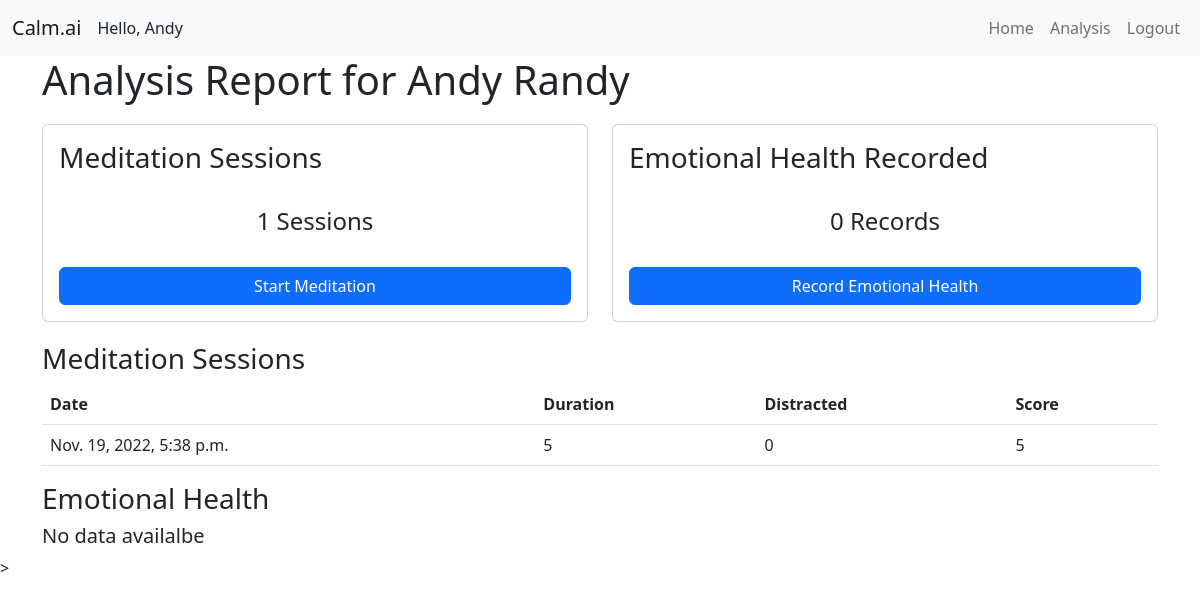
/analysis/ (signed in), run on the app's committed database.
### accounts/models.py (models this page shows)
class Profile(models.Model):
    user = models.OneToOneField(User, null= True, on_delete=models.CASCADE)
    name = models.CharField(max_length=200, null= True)
    date_created = models.DateTimeField(auto_now_add=True, null= True)
    def __str__(self):
        return self.name

class Meditation(models.Model):
    profile = models.ForeignKey(Profile, null= True,on_delete=models.SET_NULL)
    date_created = models.DateTimeField(auto_now_add=True, null= True)
    duration = models.PositiveIntegerField(null= True)
    no_distracted = models.PositiveSmallIntegerField(null= True)
    score = models.PositiveIntegerField(null= True)

### accounts/decorator.py (the view)
		def wrapper_func(request, *args, **kwargs):
			group = None
			if request.user.groups.exists():
				group = request.user.groups.all()[0].name
			if group in allowed_roles:
				return view_func(request, *args, **kwargs)
			else:
				return HttpResponse('You are not authorized to view this page')

### accounts/decorator.py (called while the page is built)
def allowed_users(allowed_roles=[]):
	def decorator(view_func):
		def wrapper_func(request, *args, **kwargs):
			group = None
			if request.user.groups.exists():
				group = request.user.groups.all()[0].name
			if group in allowed_roles:
				return view_func(request, *args, **kwargs)
			else:
				return HttpResponse('You are not authorized to view this page')
		return wrapper_func
	return decorator

### accounts/views.py (called while the page is built)
@login_required(login_url='login')
@allowed_users(allowed_roles=['meditator'])
def analysis(request):
    meditation = request.user.profile.meditation_set.all()
    health = request.user.profile.health_set.all()
    m_count = meditation.count()
    h_count = health.count()
    profile = request.user.profile
    context = {'meditation' : meditation, 'health' : health, 'profile' : profile, 'm_count': m_count, 'h_count': h_count}
    return render(request, 'accounts/analysis.html' , context)

### templates/accounts/analysis.html (shortened to what this page needs)
{% extends "base.html" %}
{% block content %}
<h1>Analysis Report for {{profile}}</h1>
<div class="row" style="margin-top: 20px; margin-bottom: 20px;">
    <div class="col-sm-6">
      <div class="card">
        <div class="card-body">
          <h3 class="card-title">Meditation Sessions</h3>
          <h4 class="card-text" style=" padding:1em; text-align: center;">{{m_count}} Sessions</h4>
          <a href="/meditate" class="btn btn-primary" style="display: flex; justify-content: center; align-items: center;">Start Meditation</a>
        </div>
      </div>
    </div>
    <div class="col-sm-6">
      <div class="card">
        <div class="card-body">
          <h3 class="card-title">Emotional Health Recorded</h3>
          <h4 class="card-text" style=" padding:1em; text-align: center;">{{h_count}} Records</h4>
          <a href="/pred_health" class="btn btn-primary" style="display: flex; justify-content: center; align-items: center;">Record Emotional Health</a>
        </div>
      </div>
    </div>
  </div>
<h3>Meditation Sessions</h3>
    {% if m_count%}
    <table class="table">
        <thead class="thead-dark">
          <tr>
            <th scope="col">Date</th>
            <th scope="col">Duration</th>
            <th scope="col">Distracted</th>
            <th scope="col">Score</th>
          </tr>
        </thead>
        <tbody>
            {% for i in meditation %}
            <tr>
                <td>{{i.date_created}}</td>
                <td>{{i.duration}}</td>
                <td>{{i.no_distracted}}</td>
                <td>{{i.score}}</td>
            </tr>
            {% endfor %}
        </tbody>
    {% else %}
    <h5>No data availalbe</h5>
    {% endif %}
</table>
<h3>Emotional Health</h3>
    {% if h_count%}
    <table class="table">
        <thead class="thead-dark">
          <tr>
            <th scope="col">Date</th>
            <th scope="col">Duration</th>
            <th scope="col">Gender</th>
            <th scope="col">Emotions</th>
          </tr>
        </thead>
        <tbody>
            {% for i in health %}
            <tr>
                <td>{{i.date_created}}</td>
                <td>{{i.duration}}</td>
                <td>{{i.gender}}</td>
                <td>{{i.emotions}}</td>
            </tr>
            {% endfor %}
        </tbody>
    {% else %}
        <h5>No data availalbe</h5>
    {% endif %}
{% endblock content %}

### templates/base.html (shortened to what this page needs)
<!doctype html>
<html lang="en">
  <head>
    <link href="https://cdn.jsdelivr.net/npm/bootstrap@5.2.0/dist/css/bootstrap.min.css" rel="stylesheet">
</head>
  <body>
    <nav class="navbar navbar-expand-lg bg-light">
        <div class="container-fluid">
          <a class="navbar-brand" href="/">Calm.ai</a>
          <span>Hello, {{request.user.first_name}}</span>
          <div class="collapse navbar-collapse" id="navbarNav">
            <ul class="navbar-nav ms-auto">
              <li class="nav-item">
                <a class="nav-link" aria-current="page" href="/">Home</a>
              </li>
              <li class="nav-item">
                <a class="nav-link" aria-current="page" href="/analysis">Analysis</a>
              </li>
              <li class="nav-item">
                <a class="nav-link" href="{% url 'logout' %}">Logout</a>
              </li>
            </ul>
          </div>
        </div>
    </nav>
    <div class="container">
        {% block content %}{% endblock content %}
    </div>>
  </body>
</html>

### data on the page
Profile: name "Andy Randy"
Meditation: date_created "Nov. 19, 2022, 5:38 p.m.", duration "5", no_distracted "0", score "5"

### other printed values
{{ request.user.first_name }} "Andy"
{{ m_count }} "1"
{{ h_count }} "0"
